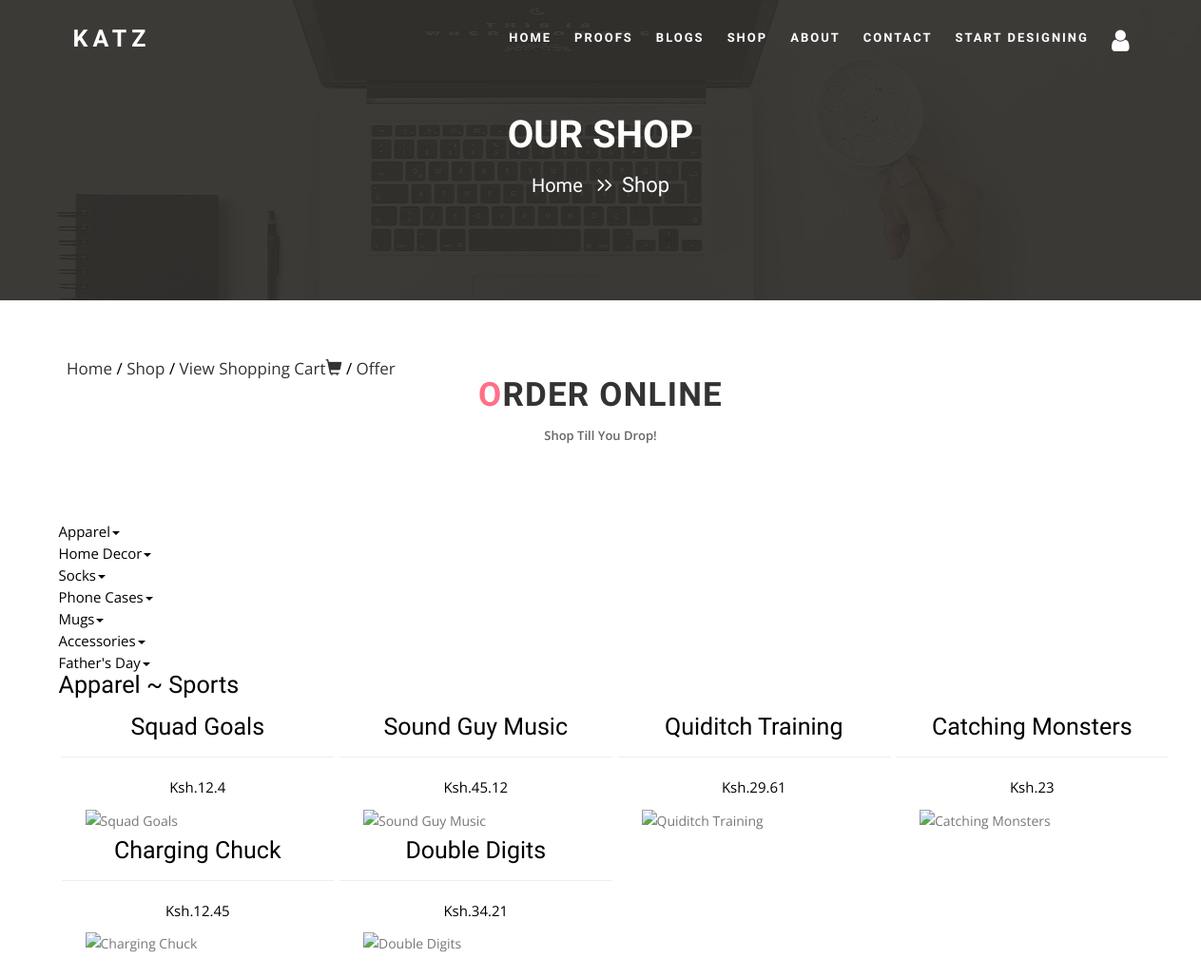
Page /subcat_details.php?cat=7 on the committed database.
### tables this page shows
CREATE TABLE `category` (
  `Categoryid` int(11) NOT NULL,
  `Name` varchar(50) NOT NULL,
  `Parent` int(11) NOT NULL DEFAULT '0'
);

CREATE TABLE `products` (
  `Productid` int(11) NOT NULL,
  `Category` int(11) DEFAULT NULL,
  `Name` varchar(50) DEFAULT NULL,
  `UnitPrice` float DEFAULT NULL,
  `Image` varchar(350) DEFAULT NULL,
  `date_added` datetime NOT NULL,
  `Deleted` int(11) DEFAULT NULL,
  `Featured` int(11) DEFAULT NULL
);

### subcat_details.php (the view, shortened to what this page needs)
<?php
require_once 'init.php';
if(isset($_GET['cat'])){
  $cat_id = ($_GET['cat']);
}else{
  $cat_id = '';
}
function get_category($child_id){
 global $db;
 $id = $child_id;
 $sql = "SELECT p.Categoryid AS 'pCategoryid', p.Name AS 'Parent', c.Categoryid AS 'cCategoryid', c.Name AS 'Child'
         FROM Category c
         INNER JOIN Category p
         ON c.Parent = p.Categoryid
         WHERE c.Categoryid = '$id'";
  $query = $db->query($sql);
  $category = mysqli_fetch_assoc($query);
  return $category;
}
$catsql = "SELECT * FROM Products WHERE Category = '$cat_id'";
$productcat = $db->query($catsql);
$category = get_category($cat_id);
$sql1 = "SELECT * FROM Category WHERE Parent = 0";
$pquery = $db->query($sql1);
?>
<!DOCTYPE html>
<html lang="en">
<head>
<link href="assets/bootstrap/css/bootstrap.min.css" rel="stylesheet">
<link href="assets/Normalize/normalize.css" rel="stylesheet">
<link href="assets/font-awesome/css/font-awesome.min.css" rel="stylesheet">
<link href="assets/linearicons/css/icon-font.min.css" rel="stylesheet">
<link href="assets/animate/animate.css" rel="stylesheet">
<link href="assets/owlcarousel/css/owl.carousel.css" rel="stylesheet">
<link href="assets/owlcarousel/css/owl.theme.css" rel="stylesheet">
<link href="assets/css/ionicons.min.css" rel="stylesheet">
<link href="assets/css/magnific-popup.css" rel="stylesheet">
<link href="assets/slicknav/slicknav.css" rel="stylesheet">
<link href="css/style.css" rel="stylesheet">
<link href="css/responsive.css" rel="stylesheet">
</head>
<body>
<header id="home">
  <div class="header-top-area">
    <div class="container">
      <div class="row">
        <div class="col-md-3">
          <div class="logo"> <a href="index-9.php">KATZ</a> </div>
        </div>
        <div class="col-md-9">
          <nav class="navbar navbar-default">
            <div class="collapse navbar-collapse">
              <div class="navigation">
                <ul class="nav navbar-nav">
                  <li><a href="index-9.php">Home</a></li>
                  <li><a href="portfolio-three.php">Proofs</a></li>
                  <li><a href="blog-grid.php">Blogs</a></li>
                  <li><a href="service-3.php">Shop</a></li>
                  <li><a href="about-1.php">About</a></li>
                  <li><a href="contact-us.php">Contact</a></li>
                  <li><a href="liveart/liveartjs-master/index.html">Start Designing</a></li>
                    <li><a href="#"><i class="fa fa-user fa-2x"></i></a>
                         </li>
                </ul>
              </div>
            </div>
          </nav>
        </div>
      </div>
    </div>
  </div>
<div class="about_slider-area pt-90">
        <div class="container">
            <div class="row">
                <div class="col-md-12">
                    <div class="slider-text-2 text-center pt-40">
                        <h2 class="color-w font-w-8 font-40 pb-20">OUR SHOP</h2>
                        <h4 class="color-w font-22"><a class="font-20 color-w" href="index.html">Home</a> <span class="plr-10"><i class="fa fa-angle-right"></i><i class="fa fa-angle-right"></i></span>Shop</h4>
                    </div>
                </div>
            </div>
        </div>
    </div>
</header>
 <section id="services_3" class="services_3">
<?php include("toplinks.php") ?>
  <div class="container">
    <div class="row">
      <div class="col-md-12">
        <div class="section-title ptb-10">
                  <h2 class="font-w-8"><span class="color">O</span>RDER ONLINE</h2>
                  <p class="font-w-6">Shop Till You Drop!</p>
                  </div>
                                      <div class="cols">
    <h4 style="font-size:21px;color:white;">Category</h4>
    <?php while($parent = mysqli_fetch_assoc($pquery)):?>
    <li class="dropdown">
      <a href="#" class="dropdown-toggle" data-toggle="dropdown" style="color:black;font-size:15px;"><?php echo$parent['Name'];?><span class="caret"></span></a>
    </li>
      <?php endwhile;?>
  </div>
      <h1 style="font-size:1.8em;color:black;"><?php echo$category['Parent']. ' ~ ' .$category['Child'];?></h1>
  <div class="container text-muted">
<div class="row rows">
  <?php while($product = mysqli_fetch_assoc($productcat)) : ?>
  <div class="col-md-6 col-lg-3">
  <div class="card">
  <div class="card-block">
  <h3 class="card-title text-center" style="font-size:25px;color:black;"><?php echo $product["Name"]; ?></h3>
  <hr>
  <p class="text-center" style="font-size:15px;color:black;"><?php echo 'Ksh.'.$product["UnitPrice"]; ?></p>
  </div>
     </div>
    </div>
  <?php endwhile; ?>
  </div>
  </div>
</body>
</html>

### toplinks.php
<div class="topnav" style="font-size:17px;color:black;margin-left:70px;margin-bottom:-5px;" >
<a href="index.php" >Home</a> /
<a href="category.php">Shop</a> /
<a href="viewCart.php" title="View Cart">View Shopping Cart<i class="glyphicon glyphicon-shopping-cart"></i></a> /
<a href="countdown.php">Offer</a>
</div>

### css/style.css (style rules this page uses)
* { margin: 0; padding: 0; }
body { font-family: 'Open Sans', sans-serif; font-size: 14px; line-height: 23px; font-weight: 400; overflow-x: hidden; }
h1, h2, h3, h4, h5, h6 { font-family: 'Raleway', sans-serif; margin-top: 0; text-transform: none; line-height:23px; }
h1 { font-size:40px; }
h2 { font-size:35px; }
h3 { font-size:24px; }
h4 { font-size: 20px; }
p { font-size:13px; color:#666; }
ul,li { list-style:none; padding:0px; margin:0px; }
a, a:hover, a:active, a:focus { outline: none; border: none; text-decoration:none; }
a { color:#333; transition: all 0.3s ease 0s; }
body, html { height: 100% }
section { width: 100%; float: left; padding: 60px 0px 20px 0px; }
.section-title { text-align: center; margin: 0 0 25px; }
section h2 { text-align: center; text-transform: uppercase; letter-spacing: 2px; position: relative; text-align: center; padding: 12px 10px 10px; }
.section-title h2 { font-size: 35px; letter-spacing: 1.2px; padding:0 0 10px; text-transform: uppercase; position:relative; }
.font-20 { font-size: 20px !important; }
.font-22 { font-size: 22px !important; }
.font-40 { font-size: 40px !important; }
.font-w-6 { font-weight:600; }
.font-w-8 { font-weight:800; }
.pt-40 { padding-top: 40px !important; }
.pt-90 { padding-top: 90px !important; }
.pb-20 { padding-bottom: 20px !important; }
.plr-10 { padding-left: 10px !important; padding-right: 10px !important; }
.ptb-10 { padding-top: 10px !important; padding-bottom: 10px !important; }
.color { color:#FF6F88; }
.color-w { color:#fff; }
.header-top-area { left: 0; position: fixed; top: 0; width: 100%; z-index: 9999; -webkit-transition: .4s; transition: .4s }
.logo a { font-family: 'Raleway', sans-serif; font-size: 25px; font-weight: 700; color: #fff; letter-spacing: 5px; text-transform:uppercase; }
.logo { padding-top: 29px; padding-left:15px; }
.navbar-default { background-color: inherit; border-color: inherit; }
.navbar { border-radius: 0; min-height: auto; margin: 0; border: none; z-index: 9; }
.navbar-collapse { float: right; margin:0; padding: 0; }
.navbar-nav > li { padding: 0; }
.navbar-default .navbar-nav li a { font-family: 'Raleway', sans-serif; color: #fff; font-size: 13px; font-weight: 600; padding: 30px 12px; transition: all 0.3s ease 0s; text-transform:uppercase; letter-spacing:2px; }
.about_slider-area { background-image:url(../images/About/1.jpg); background-position: center; background-color: #fff; background-repeat: no-repeat; width: 100%; height: 316px; position: relative; z-index: 1 }
.about_slider-area:after { position: absolute; left: 0; top: 0; width: 100%; height: 100%; background: #393734; opacity: .8; content: ""; z-index: -1 }

### subcat_details.php (style rules this page uses)
.card { margin:4px -12px; -webkit-transition: all 200ms ease-in; -webkit-transform: scale(1); -ms-transition: all 200ms ease-in; -ms-transform: scale(1); -moz-transition: all 200ms ease-in; -moz-transform: scale(1); transition: all 200ms ease-in; transform: scale(1); }

### rows in the picture
category: Name "Apparel", category.Name "Sports"
category: Name "Home Decor"
category: Name "Socks"
category: Name "Phone Cases"
category: Name "Mugs"
category: Name "Accessories"
category: Name "Father's Day"
products: Name "Squad Goals", UnitPrice "12.4"
products: Name "Sound Guy Music", UnitPrice "45.12"
products: Name "Quiditch Training", UnitPrice "29.61"
products: Name "Catching Monsters", UnitPrice "23"
products: Name "Charging Chuck", UnitPrice "12.45"
products: Name "Double Digits", UnitPrice "34.21"
